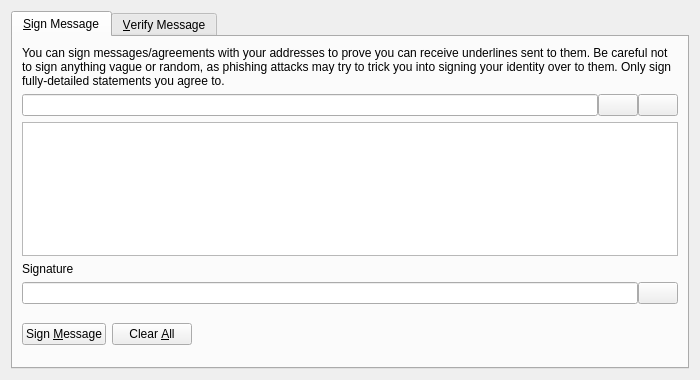
<?xml version="1.0" encoding="UTF-8"?>
<ui version="4.0">
 <class>SignVerifyMessageDialog</class>
 <widget class="QDialog" name="SignVerifyMessageDialog">
  <property name="geometry">
   <rect>
    <x>0</x>
    <y>0</y>
    <width>700</width>
    <height>380</height>
   </rect>
  </property>
  <property name="windowTitle">
   <string>Signatures - Sign / Verify a Message</string>
  </property>
  <property name="modal">
   <bool>true</bool>
  </property>
  <layout class="QVBoxLayout" name="verticalLayout">
   <item>
    <widget class="QTabWidget" name="tabWidget">
     <property name="currentIndex">
      <number>0</number>
     </property>
     <widget class="QWidget" name="tabSignMessage">
      <attribute name="title">
       <string>&amp;Sign Message</string>
      </attribute>
      <layout class="QVBoxLayout" name="verticalLayout_SM">
       <item>
        <widget class="QLabel" name="infoLabel_SM">
         <property name="text">
          <string>You can sign messages/agreements with your addresses to prove you can receive underlines sent to them. Be careful not to sign anything vague or random, as phishing attacks may try to trick you into signing your identity over to them. Only sign fully-detailed statements you agree to.</string>
         </property>
         <property name="textFormat">
          <enum>Qt::PlainText</enum>
         </property>
         <property name="wordWrap">
          <bool>true</bool>
         </property>
        </widget>
       </item>
       <item>
        <layout class="QHBoxLayout" name="horizontalLayout_1_SM">
         <property name="spacing">
          <number>0</number>
         </property>
         <item>
          <widget class="QValidatedLineEdit" name="addressIn_SM">
           <property name="toolTip">
            <string>The Underline address to sign the message with</string>
           </property>
          </widget>
         </item>
         <item>
          <widget class="QPushButton" name="addressBookButton_SM">
           <property name="toolTip">
            <string>Choose previously used address</string>
           </property>
           <property name="text">
            <string/>
           </property>
           <property name="icon">
            <iconset resource="../bitcoin.qrc">
             <normaloff>:/icons/address-book</normaloff>:/icons/address-book</iconset>
           </property>
           <property name="shortcut">
            <string>Alt+A</string>
           </property>
           <property name="autoDefault">
            <bool>false</bool>
           </property>
          </widget>
         </item>
         <item>
          <widget class="QPushButton" name="pasteButton_SM">
           <property name="toolTip">
            <string>Paste address from clipboard</string>
           </property>
           <property name="text">
            <string/>
           </property>
           <property name="icon">
            <iconset resource="../bitcoin.qrc">
             <normaloff>:/icons/editpaste</normaloff>:/icons/editpaste</iconset>
           </property>
           <property name="shortcut">
            <string>Alt+P</string>
           </property>
           <property name="autoDefault">
            <bool>false</bool>
           </property>
          </widget>
         </item>
        </layout>
       </item>
       <item>
        <widget class="QPlainTextEdit" name="messageIn_SM">
         <property name="toolTip">
          <string>Enter the message you want to sign here</string>
         </property>
        </widget>
       </item>
       <item>
        <widget class="QLabel" name="signatureLabel_SM">
         <property name="text">
          <string>Signature</string>
         </property>
         <property name="textFormat">
          <enum>Qt::PlainText</enum>
         </property>
        </widget>
       </item>
       <item>
        <layout class="QHBoxLayout" name="horizontalLayout_2_SM">
         <property name="spacing">
          <number>0</number>
         </property>
         <item>
          <widget class="QLineEdit" name="signatureOut_SM">
           <property name="font">
            <font>
             <italic>true</italic>
            </font>
           </property>
           <property name="readOnly">
            <bool>true</bool>
           </property>
          </widget>
         </item>
         <item>
          <widget class="QPushButton" name="copySignatureButton_SM">
           <property name="toolTip">
            <string>Copy the current signature to the system clipboard</string>
           </property>
           <property name="text">
            <string/>
           </property>
           <property name="icon">
            <iconset resource="../bitcoin.qrc">
             <normaloff>:/icons/editcopy</normaloff>:/icons/editcopy</iconset>
           </property>
           <property name="autoDefault">
            <bool>false</bool>
           </property>
          </widget>
         </item>
        </layout>
       </item>
       <item>
        <layout class="QHBoxLayout" name="horizontalLayout_3_SM">
         <item>
          <widget class="QPushButton" name="signMessageButton_SM">
           <property name="toolTip">
            <string>Sign the message to prove you own this Underline address</string>
           </property>
           <property name="text">
            <string>Sign &amp;Message</string>
           </property>
           <property name="icon">
            <iconset resource="../bitcoin.qrc">
             <normaloff>:/icons/edit</normaloff>:/icons/edit</iconset>
           </property>
           <property name="autoDefault">
            <bool>false</bool>
           </property>
          </widget>
         </item>
         <item>
          <widget class="QPushButton" name="clearButton_SM">
           <property name="toolTip">
            <string>Reset all sign message fields</string>
           </property>
           <property name="text">
            <string>Clear &amp;All</string>
           </property>
           <property name="icon">
            <iconset resource="../bitcoin.qrc">
             <normaloff>:/icons/remove</normaloff>:/icons/remove</iconset>
           </property>
           <property name="autoDefault">
            <bool>false</bool>
           </property>
          </widget>
         </item>
         <item>
          <spacer name="horizontalSpacer_1_SM">
           <property name="orientation">
            <enum>Qt::Horizontal</enum>
           </property>
           <property name="sizeHint" stdset="0">
            <size>
             <width>40</width>
             <height>48</height>
            </size>
           </property>
          </spacer>
         </item>
         <item>
          <widget class="QLabel" name="statusLabel_SM">
           <property name="font">
            <font>
             <weight>75</weight>
             <bold>true</bold>
            </font>
           </property>
           <property name="text">
            <string/>
           </property>
           <property name="wordWrap">
            <bool>true</bool>
           </property>
          </widget>
         </item>
         <item>
          <spacer name="horizontalSpacer_2_SM">
           <property name="orientation">
            <enum>Qt::Horizontal</enum>
           </property>
           <property name="sizeHint" stdset="0">
            <size>
             <width>40</width>
             <height>48</height>
            </size>
           </property>
          </spacer>
         </item>
        </layout>
       </item>
      </layout>
     </widget>
     <widget class="QWidget" name="tabVerifyMessage">
      <attribute name="title">
       <string>&amp;Verify Message</string>
      </attribute>
      <layout class="QVBoxLayout" name="verticalLayout_VM">
       <item>
        <widget class="QLabel" name="infoLabel_VM">
         <property name="text">
          <string>Enter the receiver's address, message (ensure you copy line breaks, spaces, tabs, etc. exactly) and signature below to verify the message. Be careful not to read more into the signature than what is in the signed message itself, to avoid being tricked by a man-in-the-middle attack. Note that this only proves the signing party receives with the address, it cannot prove sendership of any transaction!</string>
         </property>
         <property name="textFormat">
          <enum>Qt::PlainText</enum>
         </property>
         <property name="alignment">
          <set>Qt::AlignLeading|Qt::AlignLeft|Qt::AlignTop</set>
         </property>
         <property name="wordWrap">
          <bool>true</bool>
         </property>
        </widget>
       </item>
       <item>
        <layout class="QHBoxLayout" name="horizontalLayout_1_VM">
         <property name="spacing">
          <number>0</number>
         </property>
         <item>
          <widget class="QValidatedLineEdit" name="addressIn_VM">
           <property name="toolTip">
            <string>The Underline address the message was signed with</string>
           </property>
          </widget>
         </item>
         <item>
          <widget class="QPushButton" name="addressBookButton_VM">
           <property name="toolTip">
            <string>Choose previously used address</string>
           </property>
           <property name="text">
            <string/>
           </property>
           <property name="icon">
            <iconset resource="../bitcoin.qrc">
             <normaloff>:/icons/address-book</normaloff>:/icons/address-book</iconset>
           </property>
           <property name="shortcut">
            <string>Alt+A</string>
           </property>
           <property name="autoDefault">
            <bool>false</bool>
           </property>
          </widget>
         </item>
        </layout>
       </item>
       <item>
        <widget class="QPlainTextEdit" name="messageIn_VM"/>
       </item>
       <item>
        <widget class="QValidatedLineEdit" name="signatureIn_VM"/>
       </item>
       <item>
        <layout class="QHBoxLayout" name="horizontalLayout_2_VM">
         <item>
          <widget class="QPushButton" name="verifyMessageButton_VM">
           <property name="toolTip">
            <string>Verify the message to ensure it was signed with the specified Underline address</string>
           </property>
           <property name="text">
            <string>Verify &amp;Message</string>
           </property>
           <property name="icon">
            <iconset resource="../bitcoin.qrc">
             <normaloff>:/icons/transaction_0</normaloff>:/icons/transaction_0</iconset>
           </property>
           <property name="autoDefault">
            <bool>false</bool>
           </property>
          </widget>
         </item>
         <item>
          <widget class="QPushButton" name="clearButton_VM">
           <property name="toolTip">
            <string>Reset all verify message fields</string>
           </property>
           <property name="text">
            <string>Clear &amp;All</string>
           </property>
           <property name="icon">
            <iconset resource="../bitcoin.qrc">
             <normaloff>:/icons/remove</normaloff>:/icons/remove</iconset>
           </property>
           <property name="autoDefault">
            <bool>false</bool>
           </property>
          </widget>
         </item>
         <item>
          <spacer name="horizontalSpacer_1_VM">
           <property name="orientation">
            <enum>Qt::Horizontal</enum>
           </property>
           <property name="sizeHint" stdset="0">
            <size>
             <width>40</width>
             <height>48</height>
            </size>
           </property>
          </spacer>
         </item>
         <item>
          <widget class="QLabel" name="statusLabel_VM">
           <property name="font">
            <font>
             <weight>75</weight>
             <bold>true</bold>
            </font>
           </property>
           <property name="text">
            <string/>
           </property>
           <property name="wordWrap">
            <bool>true</bool>
           </property>
          </widget>
         </item>
         <item>
          <spacer name="horizontalSpacer_2_VM">
           <property name="orientation">
            <enum>Qt::Horizontal</enum>
           </property>
           <property name="sizeHint" stdset="0">
            <size>
             <width>40</width>
             <height>48</height>
            </size>
           </property>
          </spacer>
         </item>
        </layout>
       </item>
      </layout>
     </widget>
    </widget>
   </item>
  </layout>
 </widget>
 <customwidgets>
  <customwidget>
   <class>QValidatedLineEdit</class>
   <extends>QLineEdit</extends>
   <header>qvalidatedlineedit.h</header>
  </customwidget>
 </customwidgets>
 <resources>
  <include location="../bitcoin.qrc"/>
 </resources>
 <connections/>
</ui>
